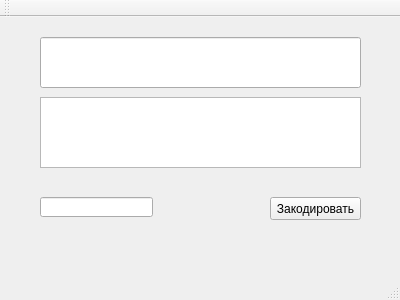
<?xml version="1.0" encoding="UTF-8"?>
<ui version="4.0">
 <class>MainWindow</class>
 <widget class="QMainWindow" name="MainWindow">
  <property name="geometry">
   <rect>
    <x>0</x>
    <y>0</y>
    <width>400</width>
    <height>300</height>
   </rect>
  </property>
  <property name="windowTitle">
   <string>MainWindow</string>
  </property>
  <widget class="QWidget" name="centralWidget">
   <widget class="QLineEdit" name="inputText">
    <property name="geometry">
     <rect>
      <x>40</x>
      <y>20</y>
      <width>321</width>
      <height>51</height>
     </rect>
    </property>
   </widget>
   <widget class="QTextEdit" name="codedText">
    <property name="geometry">
     <rect>
      <x>40</x>
      <y>80</y>
      <width>321</width>
      <height>71</height>
     </rect>
    </property>
   </widget>
   <widget class="QPushButton" name="codeButton">
    <property name="geometry">
     <rect>
      <x>270</x>
      <y>180</y>
      <width>91</width>
      <height>23</height>
     </rect>
    </property>
    <property name="text">
     <string>Закодировать</string>
    </property>
   </widget>
   <widget class="QLineEdit" name="blockSize">
    <property name="geometry">
     <rect>
      <x>40</x>
      <y>180</y>
      <width>113</width>
      <height>20</height>
     </rect>
    </property>
   </widget>
  </widget>
  <widget class="QMenuBar" name="menuBar">
   <property name="geometry">
    <rect>
     <x>0</x>
     <y>0</y>
     <width>400</width>
     <height>21</height>
    </rect>
   </property>
  </widget>
  <widget class="QToolBar" name="mainToolBar">
   <attribute name="toolBarArea">
    <enum>TopToolBarArea</enum>
   </attribute>
   <attribute name="toolBarBreak">
    <bool>false</bool>
   </attribute>
  </widget>
  <widget class="QStatusBar" name="statusBar"/>
 </widget>
 <layoutdefault spacing="6" margin="11"/>
 <resources/>
 <connections/>
</ui>
